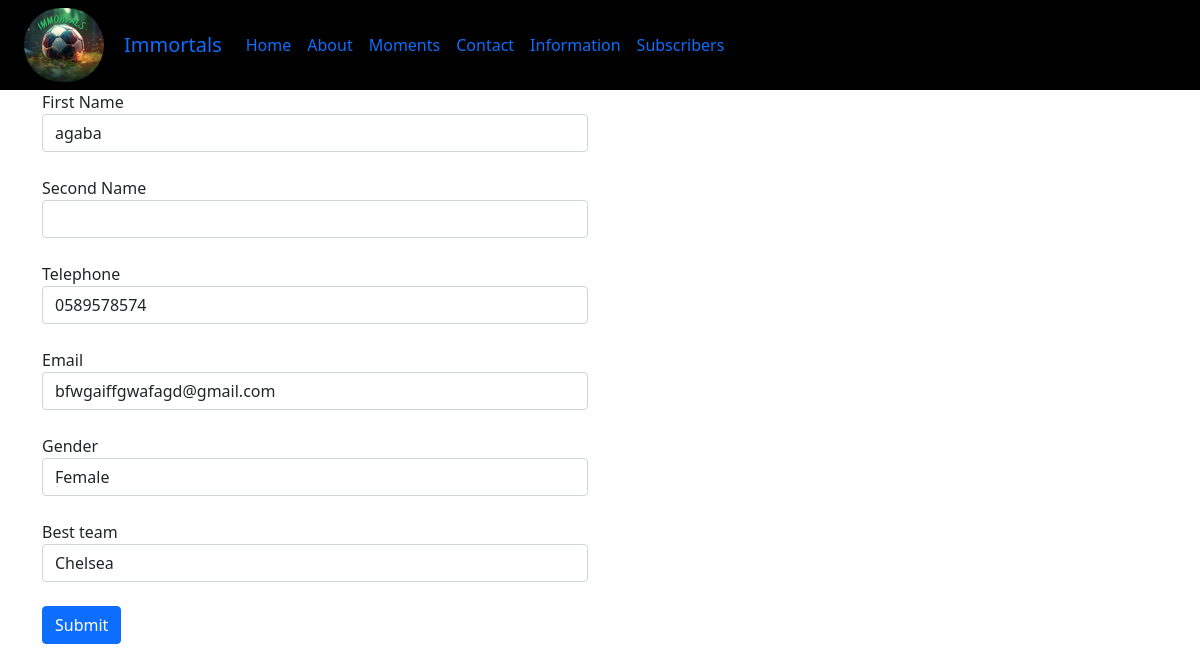
/updateform.php?id=3, run on the app's committed database.
### tables this page shows
CREATE TABLE `subscriptions` (
  `ID` int(11) NOT NULL,
  `firstname` varchar(100) NOT NULL,
  `secondname` varchar(100) NOT NULL,
  `telephone` varchar(100) NOT NULL,
  `email` varchar(100) NOT NULL,
  `gender` varchar(100) NOT NULL,
  `bestteam` varchar(100) NOT NULL
);

### updateform.php (the view, shortened to what this page needs)
<!DOCTYPE html>
<html lang="en">
<head>
    <link rel="stylesheet" href=" css/bootstrap.min.css">
</head>
<body >
    <div class="row">
    </div>
    <div class="container">
        <div class="row">
            <div class="col-lg-6">
                <?php
                    if(isset($_GET['id'])){
                        $id=$_GET['id'];
                        require_once ("Php/connect.php");
                        $query= "SELECT*FROM subscriptions WHERE id = ?";
                        $stmt = mysqli_prepare($con , $query);
                        mysqli_stmt_bind_param($stmt, "i", $id);
                        mysqli_stmt_execute($stmt);
                        $result= mysqli_stmt_get_result($stmt);
                        $data = mysqli_fetch_assoc($result);
               if ($data){
                ?>
              <form action="processupdate.php" method="POST" >
                    <div class="form-group">
                        <label>First Name</label><br>
                        <input type="text" value="<?php echo $data['firstname']; ?>" name="firstName" class="form-control" >
                    </div>
                    <br>
                    <div class="form-group">
                        <label>Second Name</label><br>
                        <input type="number"  value="<?php echo $data['secondname']; ?>" name="secondName" class="form-control">
                    </div>
                    <br>
                    <div class="form-group">
                        <label>Telephone</label><br>
                        <input type="text" value="<?php echo $data['telephone']; ?>" name="telephone" class="form-control" >
                    </div>
                    <br>
                    <div class="form-group">
                        <label>Email</label><br>
                        <input type="text" value="<?php echo $data['email']; ?>" name="email" class="form-control">
                    </div><br>
                    <div class="form-group">
                        <label>Gender</label><br>
                        <input type="text"  value="<?php echo $data['gender']; ?>" name="gender" class="form-control" >
                    </div><br>
                    <div class="form-group">
                        <label>Best team</label><br>
                        <input type="text" value="<?php echo $data['bestteam']; ?>" name="bestteam" class="form-control">
                    </div><br>
                    <button type="submit" class="btn btn-primary">Submit</button>
                </form>
                 <?php
                    }
                     }
                 ?>
            </div>
            <div class="col-lg-6">
            </div>
        </div>
    </div>
</body>
</html>

### data on the page
subscriptions: firstName "agaba", telephone "0589578574", email "bfwgaiffgwafagd@gmail.com", gender "Female", bestteam "Chelsea"
